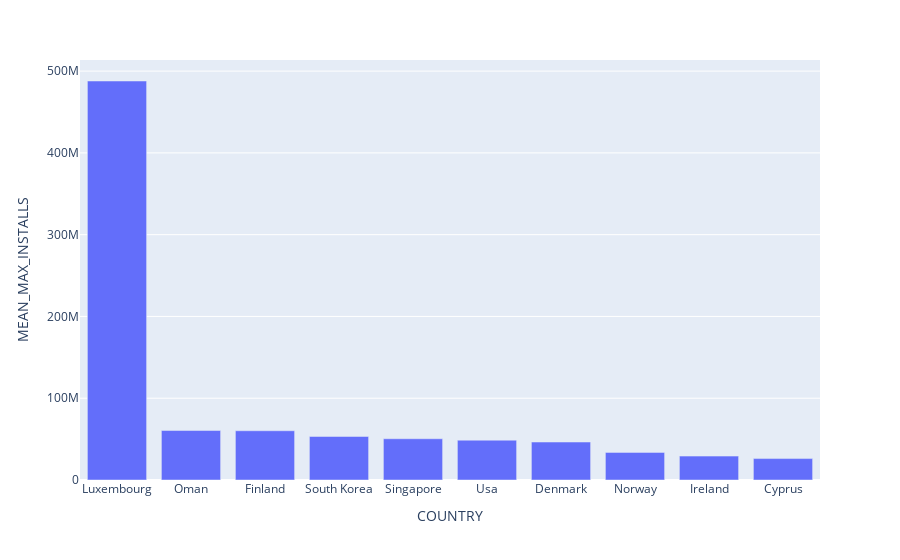

Source (notebook cell):
### Markdown cell above
Plotting a bar plot for MEAN_MAX_INSTALLS against COUNTRY

### Code cell
fig = px.bar(max_installs_by_mean, x='COUNTRY', y='MEAN_MAX_INSTALLS')
fig.show()

### Figure 1 — Plotly figure (JSON) as saved in the notebook; plotly's stock layout.template omitted (floating-point values rounded to 4 significant figures)
{"data": [{"alignmentgroup": "True", "hovertemplate": "COUNTRY=%{x}<br>MEAN_MAX_INSTALLS=%{y}<extra></extra>", "legendgroup": "", "marker": {"color": "#636efa", "pattern": {"shape": ""}}, "name": "", "offsetgroup": "", "orientation": "v", "showlegend": false, "textposition": "auto", "type": "bar", "x": ["Luxembourg", "Oman", "Finland", "South Korea", "Singapore", "Usa", "Denmark", "Norway", "Ireland", "Cyprus"], "xaxis": "x", "y": [487900000.0, 60500000.0, 60210000.0, 53210000.0, 50430000.0, 48710000.0, 46440000.0, 33780000.0, 29230000.0, 26200000.0], "yaxis": "y"}], "layout": {"barmode": "relative", "legend": {"tracegroupgap": 0}, "margin": {"t": 60}, "xaxis": {"anchor": "y", "domain": [0, 1], "title": {"text": "COUNTRY"}}, "yaxis": {"anchor": "x", "domain": [0, 1], "title": {"text": "MEAN_MAX_INSTALLS"}}}}
